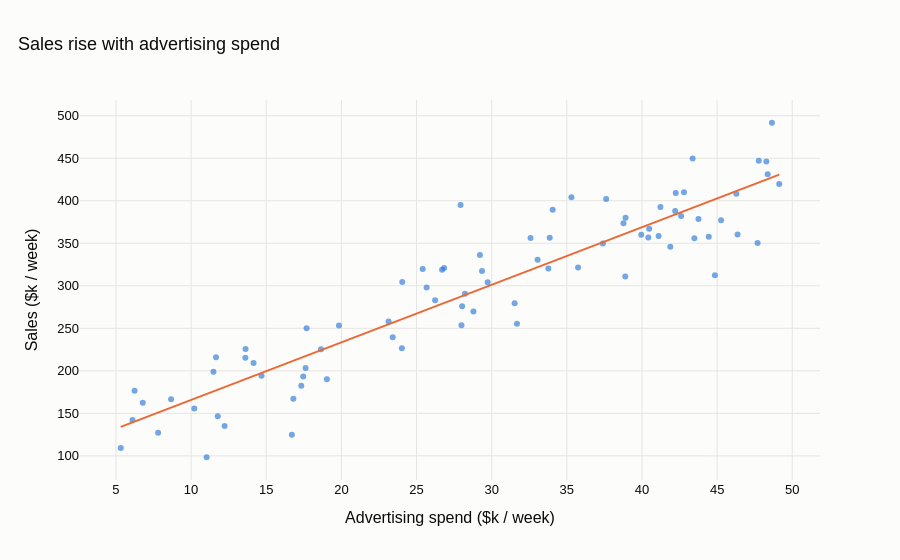

Notebook code cell kept with this figure:
### Markdown cell above
### plotly

### Code cell
import plotly.express as px
fig = px.scatter(df, x=x, y=y, trendline="ols", opacity=0.65,
                 color_discrete_sequence=PALETTE, trendline_color_override=PALETTE[1],
                 labels={x: labels["x"], y: labels["y"]}, title=labels["title"])
fig.show()   # hover the line for the fitted equation and R²
